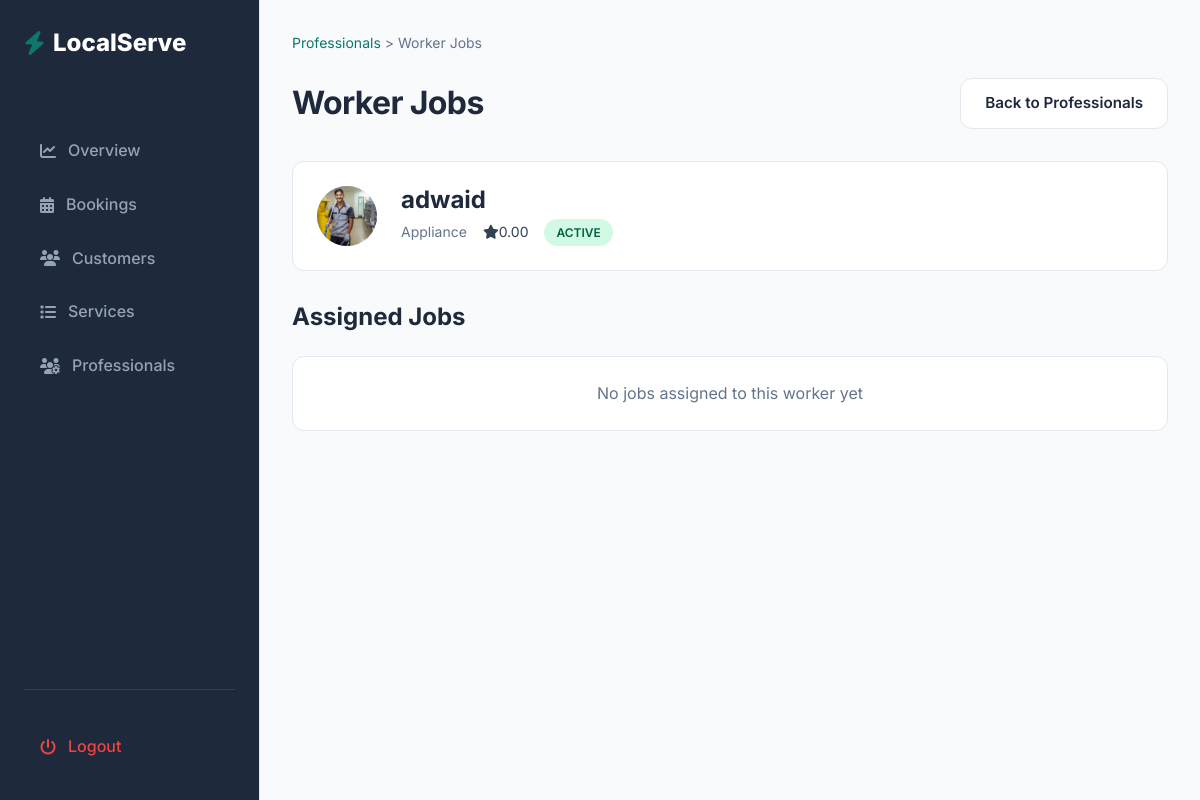
/services/admin/worker_jobs/22/, run on an earlier commit of the app's database.
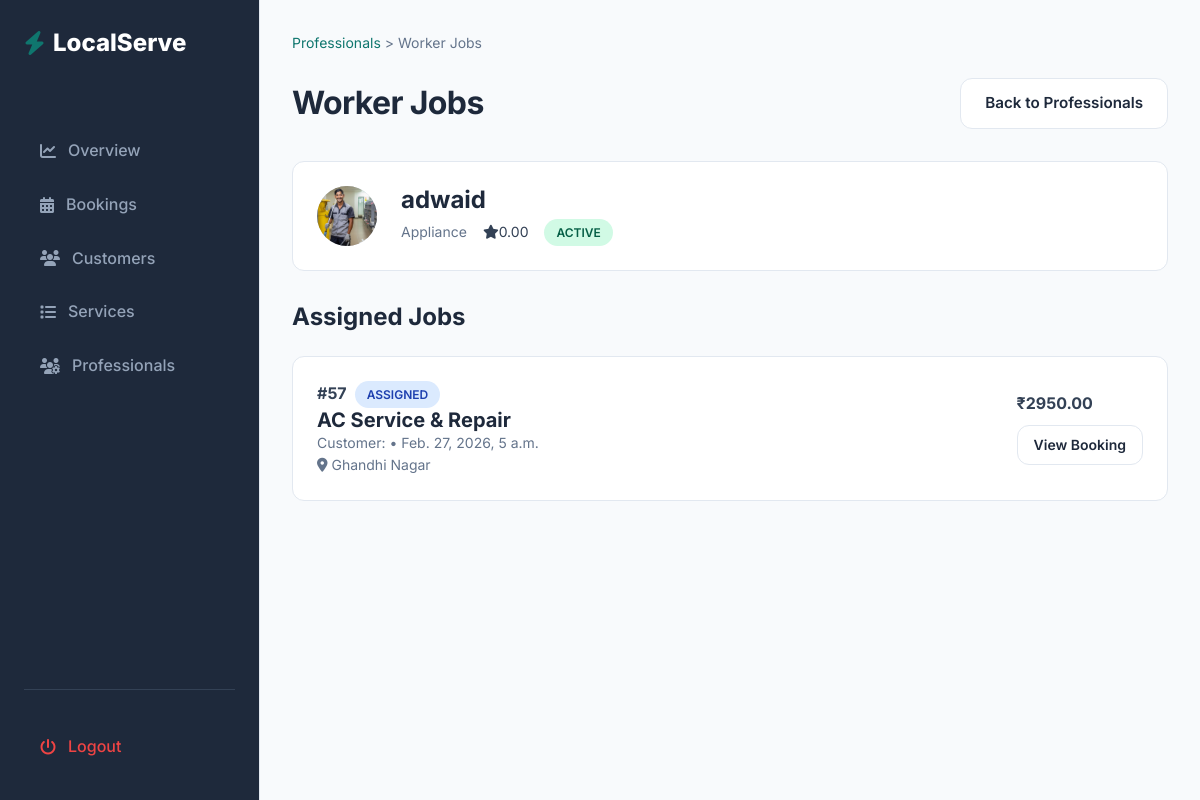
And on a later commit of the database.
### bookings/models.py (models this page shows, shortened)
class Booking(models.Model):
    BOOKING_STATUS_CHOICES = [
        ('PENDING','Pending'),
        ('ASSIGNED', 'Assigned'),
        ('CONFIRMED','Confirmed'),
        ('IN_PROGRESS','In Progress'),
        ('COMPLETED','Completed'),
        ('CANCELLED', 'Cancelled'),
    ]
    customer = models.ForeignKey(User, on_delete = models.CASCADE, related_name='bookings')
    service = models.ForeignKey(Service, on_delete = models.CASCADE, related_name='bookings')
    worker = models.ForeignKey(Worker, on_delete = models.SET_NULL, null=True, blank=True, related_name='bookings')
    booking_date = models.DateField()
    booking_time = models.TimeField()
    total_price = models.DecimalField(max_digits=8, decimal_places=2, default=0)
    label = models.CharField(max_length=50, blank=True, null=True)
    address_line = models.CharField(max_length=500)
    city = models.CharField(max_length=100)
    state = models.CharField(max_length=100)
    pincode = models.CharField(max_length=10)
    landmark = models.CharField(max_length=100, blank=True)
    booking_status = models.CharField(max_length=20, choices = BOOKING_STATUS_CHOICES, default='PENDING')
    created_at = models.DateTimeField(auto_now_add=True)
    updated_at = models.DateTimeField(auto_now = True)

### services/models.py (models this page shows, shortened)
class Service(models.Model):
    category = models.ForeignKey(ServiceCategory, on_delete=models.CASCADE, related_name = "services")
    title = models.CharField(max_length=150)
    description = models.TextField()
    price = models.DecimalField(max_digits=8,decimal_places=2)
    duration_minutes = models.IntegerField()
    image = models.ImageField(upload_to="services/",blank=True, null=True)
    is_active = models.BooleanField(default=True)
    created_at = models.DateTimeField(auto_now_add=True)
    is_best_seller = models.BooleanField(default=False)
    includes = models.TextField(blank=True,default="",
        help_text="Enter one item per line (e.g. Deep dusting, Floor cleaning, etc.)"
    )

### services/views.py (the view)
# urls.py: path('admin/worker_jobs/<int:pk>/', views.worker_jobs, name = "worker_jobs"),
def worker_jobs(request,pk):
    worker = get_object_or_404(Worker, pk=pk)
    jobs = worker.bookings.select_related("customer","service").order_by("-created_at")
    context = {"worker":worker,"jobs":jobs}
    return render(request, 'admin/workers/worker_jobs.html',context)

### templates/admin/workers/worker_jobs.html (shortened to what the changed rows need)
{% extends "base_admin.html" %}
        {% block content %}
            <div class="flex justify-between items-center" style="margin-bottom: 2rem;">
                <h2>Worker Jobs</h2>
            </div>
            <div class="grid grid-cols-1 gap-md">
                 {% for job in jobs %}
                <div class="card"
                    style="padding: 1.5rem; display: flex; justify-content: space-between; align-items: center;">
                    <div>
                        <div class="flex items-center gap-sm mb-1">
                            <span class="font-bold">#{{ job.id }}</span>
                            {% if job.booking_status == "PENDING" %}
                                <span class="badge badge-warning">Pending</span>
                            {% elif job.booking_status == "ASSIGNED" %}
                                <span class="badge badge-info">Assigned</span>
                            {% elif job.booking_status == "CONFIRMED" %}
                                <span class="badge badge-success">Confirmed</span>
                            {% elif job.booking_status == "IN_PROGRESS" %}
                                <span class="badge badge-info">In Progress</span>
                            {% elif job.booking_status == "COMPLETED" %}
                                <span class="badge badge-success">Completed</span>
                            {% elif job.booking_status == "CANCELLED" %}
                                <span class="badge badge-danger">Cancelled</span>
                            {% endif %}
                        </div>
                        <h4 style="margin: 0;">{{ job.service.title }}</h4>
                        <p class="text-sm text-light">Customer: {{ job.customer.name }} • {{ job.booking_date }}, {{ job.booking_time }}</p>
                        <p class="text-sm text-light"><i class="fa-solid fa-location-dot"></i> {{ job.address_line }}</p>
                    </div>
                    <div class="flex flex-col items-end gap-sm">
                        <span class="font-bold">₹{{ job.total_price }}</span>
                        <a href="{% url 'admin_booking_detail' job.id %}?from=worker_jobs" class="btn btn-secondary btn-sm">View Booking</a>
                    </div>
                </div>
                {% empty %}
                <div class="card text-center p-4">
                    <p class="text-light">No jobs assigned to this worker yet</p>
                </div>
                {% endfor %}
            </div>
        {% endblock %}

What changed in the data, as far as the page shows it:
now on this page (row edited): Booking: id "57", booking_status "ASSIGNED", service "AC Service & Repair", booking_date "Feb. 27, 2026", booking_time "5 a.m.", address_line "Ghandhi Nagar", total_price "2950.00"
Also different on the page:
text no longer shown: "No jobs assigned to this worker yet"
